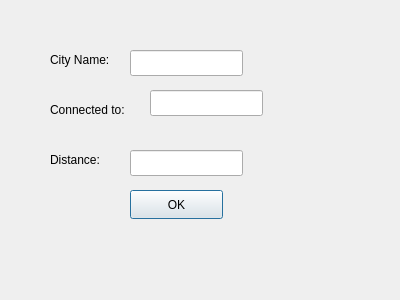
<?xml version="1.0" encoding="UTF-8"?>
<ui version="4.0">
 <class>create</class>
 <widget class="QDialog" name="create">
  <property name="geometry">
   <rect>
    <x>0</x>
    <y>0</y>
    <width>400</width>
    <height>300</height>
   </rect>
  </property>
  <property name="windowTitle">
   <string>Dialog</string>
  </property>
  <widget class="QLineEdit" name="cityLineedit">
   <property name="geometry">
    <rect>
     <x>130</x>
     <y>50</y>
     <width>113</width>
     <height>26</height>
    </rect>
   </property>
  </widget>
  <widget class="QLabel" name="label">
   <property name="geometry">
    <rect>
     <x>50</x>
     <y>50</y>
     <width>81</width>
     <height>20</height>
    </rect>
   </property>
   <property name="text">
    <string>City Name:</string>
   </property>
  </widget>
  <widget class="QLabel" name="label_2">
   <property name="geometry">
    <rect>
     <x>50</x>
     <y>100</y>
     <width>101</width>
     <height>20</height>
    </rect>
   </property>
   <property name="text">
    <string>Connected to:</string>
   </property>
  </widget>
  <widget class="QLabel" name="label_3">
   <property name="geometry">
    <rect>
     <x>50</x>
     <y>150</y>
     <width>63</width>
     <height>20</height>
    </rect>
   </property>
   <property name="text">
    <string>Distance:</string>
   </property>
  </widget>
  <widget class="QLineEdit" name="connectedLineedit">
   <property name="geometry">
    <rect>
     <x>150</x>
     <y>90</y>
     <width>113</width>
     <height>26</height>
    </rect>
   </property>
  </widget>
  <widget class="QLineEdit" name="distanceLineedit">
   <property name="geometry">
    <rect>
     <x>130</x>
     <y>150</y>
     <width>113</width>
     <height>26</height>
    </rect>
   </property>
  </widget>
  <widget class="QPushButton" name="OKButton">
   <property name="geometry">
    <rect>
     <x>130</x>
     <y>190</y>
     <width>93</width>
     <height>29</height>
    </rect>
   </property>
   <property name="text">
    <string>OK</string>
   </property>
  </widget>
 </widget>
 <resources/>
 <connections/>
</ui>
